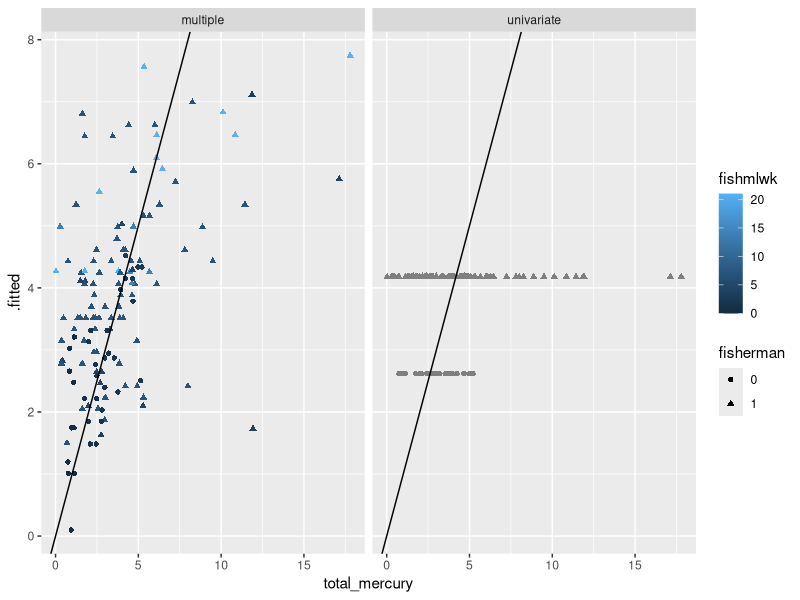

Here is the R script that generated this plot:
library(dplyr)
library(broom)
library(ggplot2)

fishdata <- read.csv("data/fisherman_mercury_modified.csv") %>%
  mutate(fisherman = factor(fisherman))

# Here are our models again
fit_univariate <- lm(total_mercury ~ fisherman, data = fishdata)
fit_multiple <-
  lm(total_mercury ~ fisherman + weight + fishmlwk, data = fishdata)

# save augmented data here
fit_multiple_augment <- augment(fit_multiple)
fit_univariate_augment <- augment(fit_univariate)

# bind rows
augmented_data <- bind_rows("univariate" = fit_univariate_augment,
                            "multiple" = fit_multiple_augment,
                            .id = "model")

ggplot(augmented_data,
       aes(
         x = total_mercury,
         y = .fitted,
         color = fishmlwk,
         shape = fisherman
       )) +
  geom_point() +
  geom_abline(intercept = 0, slope = 1) +
  facet_wrap( ~ model)
